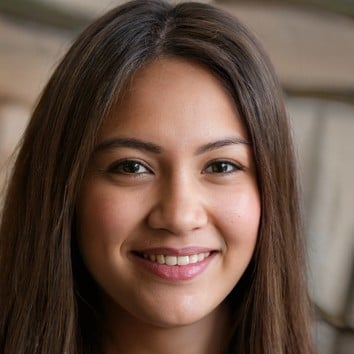
#> input picture photo.jpg, 354 x 354 px; the run also reads 1 picture not shown here
$ python apply_filter_on_image.py
#> lines starting #> are read from the running program, lines starting #| are printed output that depends on the picture; after the words box and inside, x2 and y2 are one past the last pixel; in counts of white or black regions, pixels touching at a corner belong together
import cv2
import numpy as np

#  تحميل كلاسيفاير الوجه
face_cascade = cv2.CascadeClassifier(cv2.data.haarcascades + 'haarcascade_frontalface_default.xml')

# تحميل الصورة
img = cv2.imread("photo.jpg")
#> img is the input picture: shape (354, 354, 3); mean B, G, R 69.7, 82.2, 105.3
print("img =", img)
#> (printed output is left out)

img_original = img.copy()

#  تحويل لـ Grayscale للكشف
gray = cv2.cvtColor(img, cv2.COLOR_BGR2GRAY)
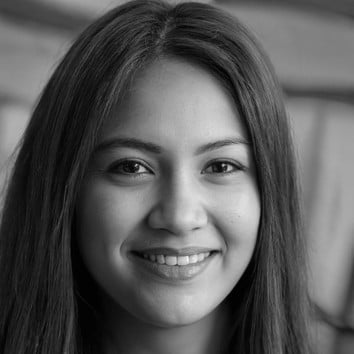
#> gray: shape (354, 354); min 0, max 249, mean 87.7

#  كشف الوجوه
faces = face_cascade.detectMultiScale(gray, 1.1, 4)
#> faces = [[72, 85, 217, 217]]

#  تحميل الفلتر (مثلاً نظارات)
filter_img = cv2.imread("glasses.png", cv2.IMREAD_UNCHANGED)
y_offset_ratio = 0.35  # نظارات = فوق العينين

#  لكل وجه فالصورة، نركب الفلتر
for (x, y, w, h) in faces:
    filter_resized = cv2.resize(filter_img, (w, int(h / 3)))

    y1 = y + int(h * y_offset_ratio)
    y2 = y1 + filter_resized.shape[0]
    x1 = x
    x2 = x1 + filter_resized.shape[1]

    if y1 < 0 or y2 > img.shape[0] or x1 < 0 or x2 > img.shape[1]:
        continue

    b, g, r, a = cv2.split(filter_resized)
    mask = cv2.merge((a, a, a))
    filter_rgb = cv2.merge((b, g, r))

    roi = img[y1:y2, x1:x2]
    roi_bg = cv2.bitwise_and(roi, 255 - mask)
    filter_fg = cv2.bitwise_and(filter_rgb, mask)
    dst = cv2.add(roi_bg, filter_fg)

    img[y1:y2, x1:x2] = dst
#> this loop made 1 pass
#> (x, y, w, h, y1, y2, x1, x2) on pass 1: (72, 85, 217, 217, 160, 232, 72, 289)
#> pass 1, `b, g, r, a = cv2.split(filter_resized)`:
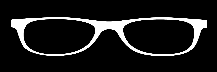
#> a: shape (72, 217); min 0, max 255, mean 26.1
#> after the loop: filter_rgb: shape (72, 217, 3); every value is 0
#> after the loop:
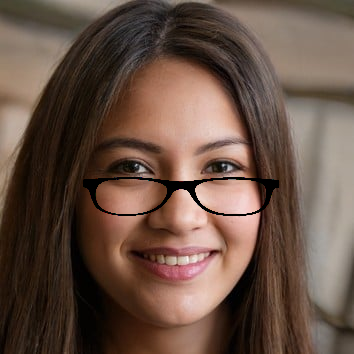
#> img: shape (354, 354, 3); 1.36% of pixels changed, all inside (x1, y1, x2, y2) = (83, 177, 279, 216)
#> after the loop:
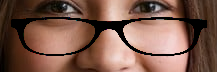
#> roi: shape (72, 217, 3); mean B, G, R 74.8, 88.7, 123

#  عرض النتيجة
cv2.imshow("Original Image", img_original)
cv2.imshow("Image with Filter", img)
cv2.waitKey(0)
cv2.destroyAllWindows()
